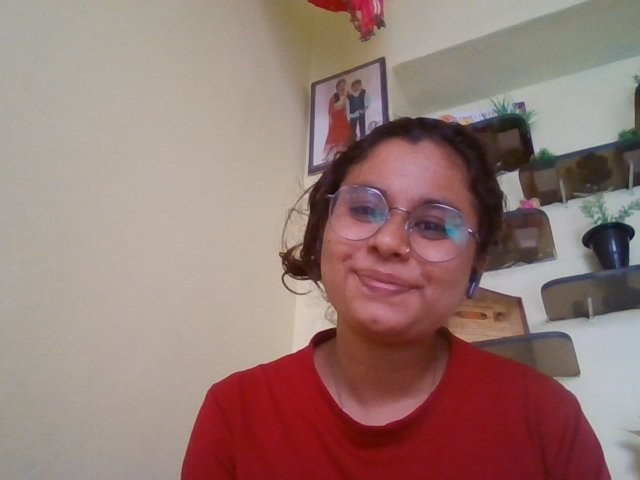
#> input picture face_data/UBC0A0AF7.jpg, 640 x 480 px
$ python -i face_engine.py   (imports and definitions only)
#> lines starting #> are read from the running program, lines starting #| are printed output that depends on the picture
#> further down, picture is the input picture: shape (480, 640, 3); mean B, G, R 117.6, 122.7, 150.3
"""
FaceAuthBank — Real Face Recognition Engine
Uses OpenCV Haar Cascade (detection) + LBPH (recognition).
No external model downloads needed — fully built into OpenCV.

Flow:
  Enroll : extract face from image → train LBPH → save model .yml
  Verify : extract face from image → predict with LBPH → compare confidence
"""

import cv2
import numpy as np
import os
import base64
import logging

CASCADE_PATH = cv2.data.haarcascades + 'haarcascade_frontalface_default.xml'
FACE_DIR     = os.path.join(os.path.dirname(__file__), 'face_data')

# [1 line not run here, left out]

# ─── Face detector (shared instance) ────────────────────
_detector = cv2.CascadeClassifier(CASCADE_PATH)
# [2 lines not run here, left out]

# ─── Helpers ─────────────────────────────────────────────

# [12 lines left out: function _decode_image, not called in this run]


def _extract_face(img: np.ndarray, size=(200, 200)) -> np.ndarray | None:
    """
    Detect largest face in image, crop it, convert to grayscale, resize.
    Returns None if no face found.
    """
#> called with size = (200, 200)
    gray = cv2.cvtColor(img, cv2.COLOR_BGR2GRAY)
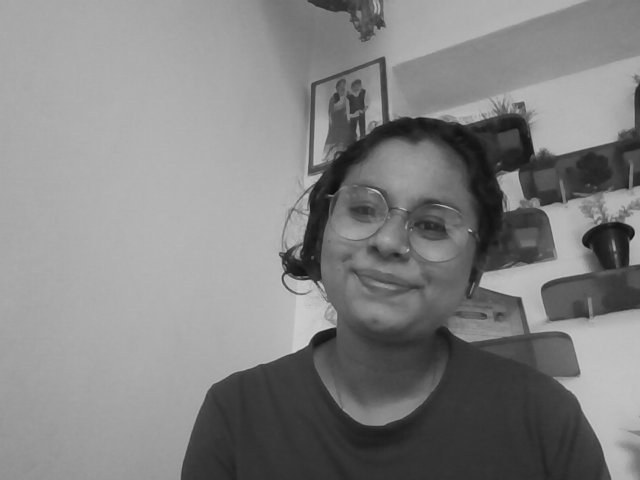
#> gray: shape (480, 640); min 7, max 213, mean 130.4
    gray = cv2.equalizeHist(gray)  # improve contrast
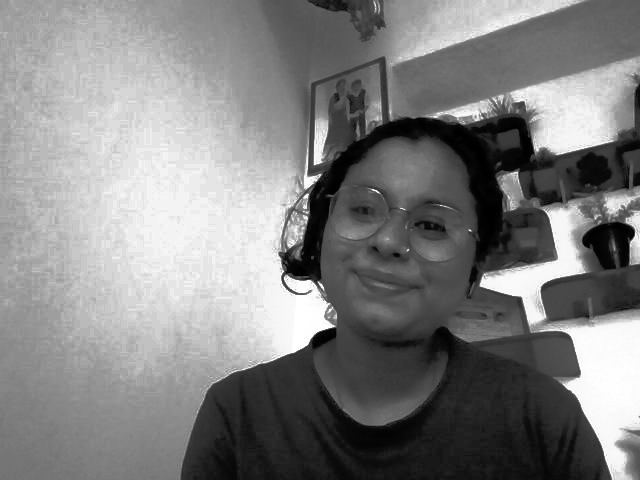
#> gray: shape (480, 640); min 0, max 255, mean 129.2

    faces = _detector.detectMultiScale(
        gray,
        scaleFactor=1.1,
        minNeighbors=5,
        minSize=(60, 60),
        flags=cv2.CASCADE_SCALE_IMAGE
    )
#> faces = [[304, 143, 183, 183]]

    if len(faces) == 0:
        return None

    # Pick largest face
    x, y, w, h = max(faces, key=lambda f: f[2] * f[3])
#> x = 304; y = 143; w = 183; h = 183

    # Add 20% padding
    pad = int(0.2 * w)
#> pad = 36
    x1 = max(0, x - pad)
#> x1 = 268
    y1 = max(0, y - pad)
#> y1 = 107
    x2 = min(gray.shape[1], x + w + pad)
#> x2 = 523
    y2 = min(gray.shape[0], y + h + pad)
#> y2 = 362

    face_crop = gray[y1:y2, x1:x2]
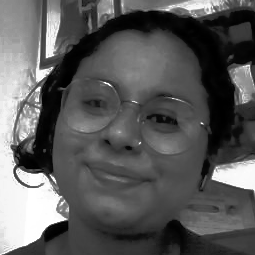
#> face_crop: shape (255, 255); min 0, max 255, mean 90.5
    face_resized = cv2.resize(face_crop, size)
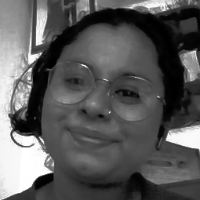
#> face_resized: shape (200, 200); min 0, max 255, mean 90.4
    return face_resized


def _model_path(user_id: str) -> str:
    return os.path.join(FACE_DIR, f"{user_id}_lbph.yml")


# ─── Public API ──────────────────────────────────────────

# [65 lines left out: functions enroll_face, verify_face, not called in this run]


def has_enrollment(user_id: str) -> bool:
    return os.path.exists(_model_path(user_id))


# [6 lines left out: function delete_enrollment, not called in this run]

>>> import cv2
>>> picture = cv2.imread('../face_data/UBC0A0AF7.jpg')
>>> result = _extract_face(picture)
